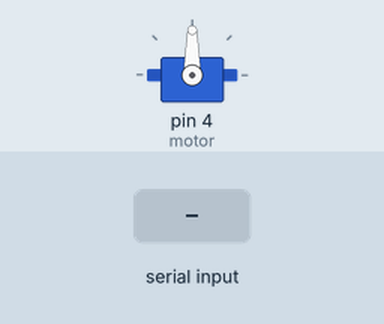
Recording of a sketch running on a simulated Arduino Uno, built with avr-gcc and run on an emulated ATmega328P. Shown: servo. The inputs (shaded band) are chosen by the test bench.

Above: at 1.2 s.
1.3 s: "+" received over Serial
Timing chart, 0 to 4.3 s (numbered marks = the images above; inputs shaded):
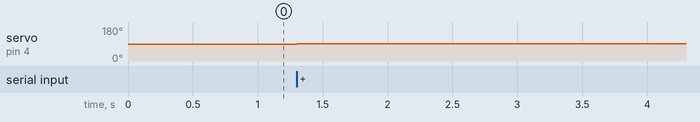

The sketch:

10_servo_s_kniznicou_riadime.ino
```cpp
#include <Servo.h>

Servo motor;
int a;

void setup() {
  motor.attach(4);
  Serial.begin(9600);
  a = 90;
}

void loop() {
  if (Serial.available())
  {
    char c = Serial.read();
    if (c == '+') a++;
    if (c == '-') a--;
  }
  motor.write(a);
}
```

Measured:
- after the input at 1.3 s, servo on pin 4 (motor): 90° → 91° at once
